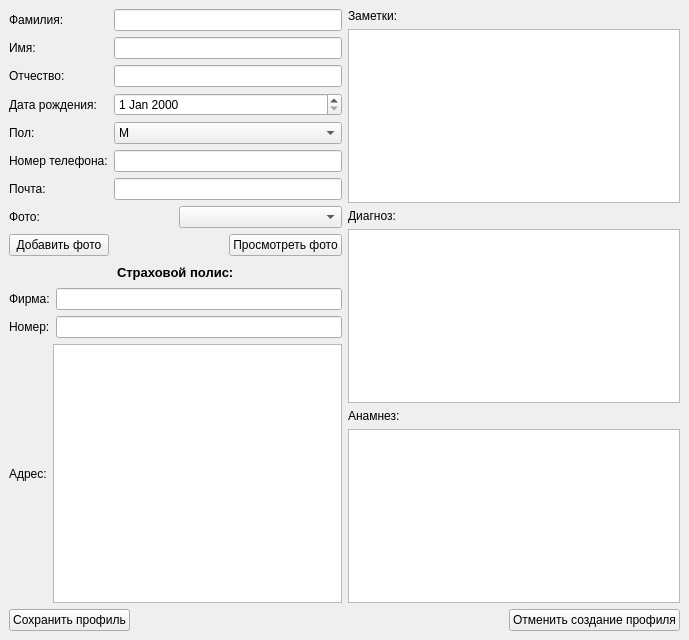
<?xml version="1.0" encoding="UTF-8"?>
<ui version="4.0">
 <class>frameOfCreatingPatient</class>
 <widget class="QMainWindow" name="frameOfCreatingPatient">
  <property name="geometry">
   <rect>
    <x>0</x>
    <y>0</y>
    <width>689</width>
    <height>640</height>
   </rect>
  </property>
  <property name="windowTitle">
   <string>MainWindow</string>
  </property>
  <widget class="QWidget" name="centralwidget">
   <layout class="QHBoxLayout" name="horizontalLayout_10">
    <item>
     <layout class="QVBoxLayout" name="verticalLayout_10">
      <item>
       <layout class="QHBoxLayout" name="horizontalLayout_9">
        <item>
         <layout class="QVBoxLayout" name="verticalLayout_9">
          <item>
           <layout class="QHBoxLayout" name="horizontalLayout_2">
            <item>
             <layout class="QVBoxLayout" name="verticalLayout">
              <item>
               <widget class="QLabel" name="label">
                <property name="text">
                 <string>Фамилия:</string>
                </property>
               </widget>
              </item>
              <item>
               <widget class="QLabel" name="label_2">
                <property name="text">
                 <string>Имя:</string>
                </property>
               </widget>
              </item>
              <item>
               <widget class="QLabel" name="label_3">
                <property name="text">
                 <string>Отчество:</string>
                </property>
               </widget>
              </item>
              <item>
               <widget class="QLabel" name="label_4">
                <property name="text">
                 <string>Дата рождения:</string>
                </property>
               </widget>
              </item>
              <item>
               <widget class="QLabel" name="label_5">
                <property name="text">
                 <string>Пол:</string>
                </property>
               </widget>
              </item>
              <item>
               <widget class="QLabel" name="label_6">
                <property name="text">
                 <string>Номер телефона:</string>
                </property>
               </widget>
              </item>
              <item>
               <widget class="QLabel" name="label_14">
                <property name="text">
                 <string>Почта:</string>
                </property>
               </widget>
              </item>
             </layout>
            </item>
            <item>
             <layout class="QVBoxLayout" name="verticalLayout_2">
              <item>
               <widget class="QLineEdit" name="lineEdit"/>
              </item>
              <item>
               <widget class="QLineEdit" name="lineEdit_2"/>
              </item>
              <item>
               <widget class="QLineEdit" name="lineEdit_3"/>
              </item>
              <item>
               <widget class="QDateEdit" name="dateEdit"/>
              </item>
              <item>
               <widget class="QComboBox" name="comboBox">
                <item>
                 <property name="text">
                  <string>M</string>
                 </property>
                </item>
                <item>
                 <property name="text">
                  <string>F</string>
                 </property>
                </item>
               </widget>
              </item>
              <item>
               <widget class="QLineEdit" name="lineEdit_4"/>
              </item>
              <item>
               <widget class="QLineEdit" name="lineEdit_7"/>
              </item>
             </layout>
            </item>
           </layout>
          </item>
          <item>
           <layout class="QVBoxLayout" name="verticalLayout_5">
            <item>
             <layout class="QHBoxLayout" name="horizontalLayout_8">
              <item>
               <widget class="QLabel" name="label_8">
                <property name="text">
                 <string>Фото:</string>
                </property>
               </widget>
              </item>
              <item>
               <widget class="QComboBox" name="comboBox_2">
                <property name="minimumSize">
                 <size>
                  <width>150</width>
                  <height>0</height>
                 </size>
                </property>
               </widget>
              </item>
             </layout>
            </item>
            <item>
             <layout class="QHBoxLayout" name="horizontalLayout">
              <item>
               <widget class="QPushButton" name="pushButton">
                <property name="minimumSize">
                 <size>
                  <width>100</width>
                  <height>0</height>
                 </size>
                </property>
                <property name="text">
                 <string>Добавить фото</string>
                </property>
               </widget>
              </item>
              <item>
               <spacer name="horizontalSpacer_6">
                <property name="orientation">
                 <enum>Qt::Horizontal</enum>
                </property>
                <property name="sizeHint" stdset="0">
                 <size>
                  <width>40</width>
                  <height>20</height>
                 </size>
                </property>
               </spacer>
              </item>
              <item>
               <widget class="QPushButton" name="pushButton_2">
                <property name="text">
                 <string>Просмотреть фото</string>
                </property>
               </widget>
              </item>
             </layout>
            </item>
           </layout>
          </item>
          <item>
           <layout class="QVBoxLayout" name="verticalLayout_3">
            <item>
             <layout class="QHBoxLayout" name="horizontalLayout_6">
              <item>
               <spacer name="horizontalSpacer_2">
                <property name="orientation">
                 <enum>Qt::Horizontal</enum>
                </property>
                <property name="sizeHint" stdset="0">
                 <size>
                  <width>40</width>
                  <height>20</height>
                 </size>
                </property>
               </spacer>
              </item>
              <item>
               <widget class="QLabel" name="label_9">
                <property name="font">
                 <font>
                  <pointsize>10</pointsize>
                  <weight>75</weight>
                  <bold>true</bold>
                 </font>
                </property>
                <property name="text">
                 <string>Страховой полис:</string>
                </property>
               </widget>
              </item>
              <item>
               <spacer name="horizontalSpacer_3">
                <property name="orientation">
                 <enum>Qt::Horizontal</enum>
                </property>
                <property name="sizeHint" stdset="0">
                 <size>
                  <width>40</width>
                  <height>20</height>
                 </size>
                </property>
               </spacer>
              </item>
             </layout>
            </item>
            <item>
             <layout class="QHBoxLayout" name="horizontalLayout_4">
              <item>
               <widget class="QLabel" name="label_10">
                <property name="text">
                 <string>Фирма:</string>
                </property>
               </widget>
              </item>
              <item>
               <widget class="QLineEdit" name="lineEdit_5"/>
              </item>
             </layout>
            </item>
            <item>
             <layout class="QHBoxLayout" name="horizontalLayout_5">
              <item>
               <widget class="QLabel" name="label_11">
                <property name="text">
                 <string>Номер:</string>
                </property>
               </widget>
              </item>
              <item>
               <widget class="QLineEdit" name="lineEdit_6"/>
              </item>
             </layout>
            </item>
           </layout>
          </item>
          <item>
           <layout class="QHBoxLayout" name="horizontalLayout_7">
            <item>
             <widget class="QLabel" name="label_16">
              <property name="text">
               <string>Адрес:</string>
              </property>
             </widget>
            </item>
            <item>
             <widget class="QTextEdit" name="textEdit_4"/>
            </item>
           </layout>
          </item>
         </layout>
        </item>
        <item>
         <layout class="QVBoxLayout" name="verticalLayout_8">
          <item>
           <layout class="QVBoxLayout" name="verticalLayout_6">
            <item>
             <widget class="QLabel" name="label_12">
              <property name="text">
               <string>Заметки:</string>
              </property>
             </widget>
            </item>
            <item>
             <widget class="QTextEdit" name="textEdit_2">
              <property name="minimumSize">
               <size>
                <width>0</width>
                <height>0</height>
               </size>
              </property>
             </widget>
            </item>
           </layout>
          </item>
          <item>
           <layout class="QVBoxLayout" name="verticalLayout_7">
            <item>
             <widget class="QLabel" name="label_13">
              <property name="text">
               <string>Диагноз:</string>
              </property>
             </widget>
            </item>
            <item>
             <widget class="QTextEdit" name="textEdit_3">
              <property name="minimumSize">
               <size>
                <width>0</width>
                <height>0</height>
               </size>
              </property>
             </widget>
            </item>
           </layout>
          </item>
          <item>
           <layout class="QVBoxLayout" name="verticalLayout_4">
            <item>
             <widget class="QLabel" name="label_7">
              <property name="text">
               <string>Анамнез:</string>
              </property>
             </widget>
            </item>
            <item>
             <widget class="QTextEdit" name="textEdit">
              <property name="minimumSize">
               <size>
                <width>0</width>
                <height>0</height>
               </size>
              </property>
             </widget>
            </item>
           </layout>
          </item>
         </layout>
        </item>
       </layout>
      </item>
      <item>
       <layout class="QHBoxLayout" name="horizontalLayout_3">
        <item>
         <widget class="QPushButton" name="pushButton_3">
          <property name="text">
           <string>Сохранить профиль</string>
          </property>
         </widget>
        </item>
        <item>
         <spacer name="horizontalSpacer">
          <property name="orientation">
           <enum>Qt::Horizontal</enum>
          </property>
          <property name="sizeHint" stdset="0">
           <size>
            <width>40</width>
            <height>20</height>
           </size>
          </property>
         </spacer>
        </item>
        <item>
         <widget class="QPushButton" name="pushButton_4">
          <property name="text">
           <string>Отменить создание профиля</string>
          </property>
         </widget>
        </item>
       </layout>
      </item>
     </layout>
    </item>
   </layout>
  </widget>
 </widget>
 <resources/>
 <connections/>
</ui>
